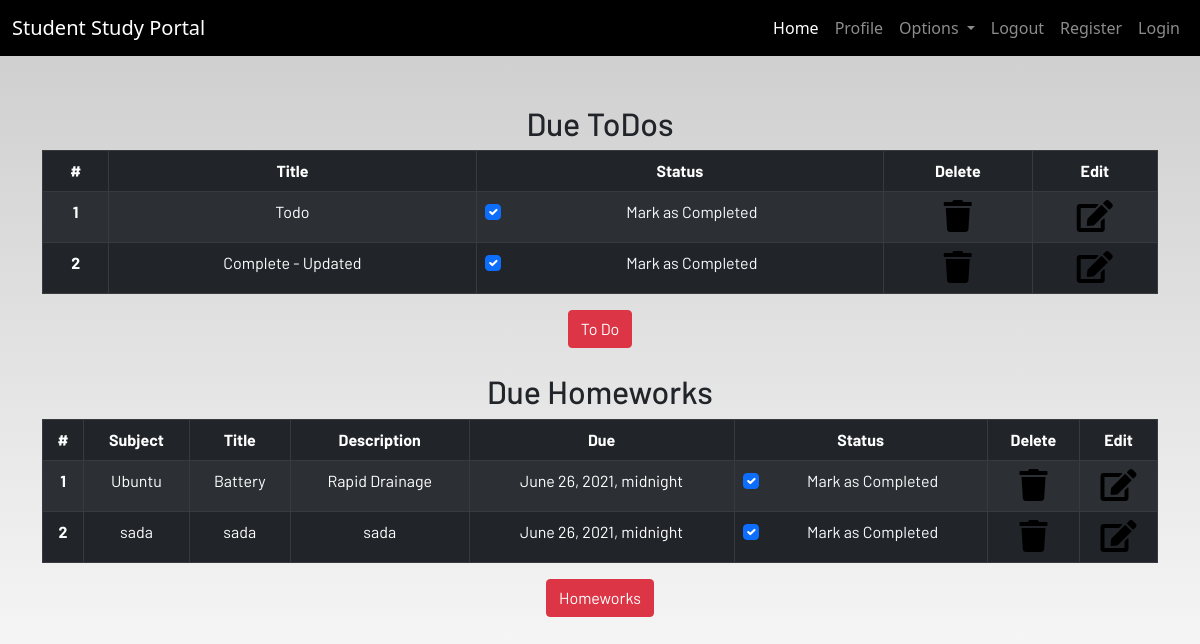
/profile/ (signed in), run on the app's committed database.
### myapp/models.py (models this page shows, shortened)
class Todo(models.Model):
    user = models.ForeignKey(User, on_delete=models.CASCADE)
    title = models.CharField(max_length=100)
    is_complete = models.BooleanField(default=False)

class Homework(models.Model):
    user = models.ForeignKey(User, on_delete=models.CASCADE)
    subject = models.CharField(max_length=50)
    title = models.CharField(max_length=50)
    description = models.TextField()
    due = models.DateTimeField()
    is_complete = models.BooleanField(default=False)

### myapp/views.py (the view)
# urls.py: path('profile/', views.profile, name="profile"),
@login_required
def profile(request):
    homeworks = Homework.objects.filter(is_complete = False, user = request.user)
    todos = Todo.objects.filter(is_complete = False, user = request.user)
    if len(homeworks) == 0:
        homework_done = True
    else:
        homework_done = False
    if len(todos) == 0:
        todo_done = True
    else:
        todo_done = False
    context = {
        'homeworks': homeworks,
        'todos': todos,
        'homework_done':homework_done,
        'todo_done': todo_done
    }
    return render(request, 'dashboard/profile.html', context)

### templates/dashboard/profile.html
{% extends 'dashboard/base.html' %}
{% load static %}
{% load crispy_forms_tags%}
{% block content %}
<section class="text-center">
    <div class="container">
        {% if not todo_done %}
        <h2>Due ToDos</h2>
        <table class="table table-striped table-bordered table-hover table-dark">
            <thead>
                <tr>
                    <th scope="col">#</th>
                    <th scope="col">Title</th>
                    <th scope="col">Status</th>
                    <th scope="col">Delete</th>
                    <th scope="col">Edit</th>
                </tr>
            </thead>
            <tbody>
                {% for todo in todos %}
                <tr>
                    <th scope="row">{{forloop.counter}}</th>
                    <td>{{todo.title}}</td>
                    <td>
                        <a href="{% url 'marktodo' todo.id%}">
                            <div class="form-check">
                                <input class="form-check-input" type="checkbox" value="" checked id=2>
                                <label class="form-check-label text-light" for="flexCheckDefault">
                                    Mark as Completed
                                </label>
                            </div>
                        </a>
                    </td>
                    <td><a href="{% url 'deletetodo' todo.id%}"><i class="fa fa-trash fa-2x"></i></a></td>
                    <td><a href="{% url 'update_todo' todo.id%}"><i class="fa fa-edit fa-2x"></i></a></td>
                </tr>
                {% endfor %}
            </tbody>
        </table>
        {% else %}
        <h3>All To dos are completed!!!!</h3>
        {% endif %}
        <a href="{% url 'todo'%}" class="btn btn-danger">To Do</a>
        <br><br>
        {% if not homework_done %}
        <h2>Due Homeworks</h2>
        <table class="table table-striped table-bordered table-hover table-dark">
            <thead>
                <tr>
                    <th scope="col">#</th>
                    <th scope="col">Subject</th>
                    <th scope="col">Title</th>
                    <th scope="col">Description</th>
                    <th scope="col">Due</th>
                    <th scope="col">Status</th>
                    <th scope="col">Delete</th>
                    <th scope="col">Edit</th>
                </tr>
            </thead>
            <tbody>
            {% for homework in homeworks %}
                <tr>
                    <th scope="row">{{forloop.counter}}</th>
                    <td>{{homework.subject}}</td>
                    <td>{{homework.title}}</td>
                    <td>{{homework.description}}</td>
                    <td>{{homework.due}}</td>
                    <td>
                        <a href="{% url 'mark_homework' homework.id %}">
                            <div class="form-check">
                                <input class="form-check-input" type="checkbox" value="" checked id=2>
                                <label class="form-check-label text-light" for="flexCheckDefault">
                                    Mark as Completed
                                </label>
                            </div>
                        </a>
                    </td>
                    <td><a href="/delete-homework/{{homework.id}}"><i class="fa fa-trash fa-2x"></i></a></td>
                <td><a href="/update-homework/{{homework.id}}"><i class="fa fa-edit fa-2x"></i></a></td>
                </tr>
                {% endfor %}
            </tbody>
        </table>
        {% else %}
        <h3>All homeworks are completed!!!!</h3>
{% endif %}
        <a href="#" class="btn btn-danger">Homeworks</a>
    </div>
</section>
{% endblock content %}

### static/css/main.css (style rules this page uses)
html { scroll-behavior: smooth; height: 100%; width: 100%; }
a { text-decoration: none !important; color: black; }
html, body { max-width: 100%; overflow-x: hidden; height: 100%; width: 100%; }
body { background: linear-gradient(rgba(0, 0, 0, 0.2), rgba(255, 255, 255, 0.5)); overflow-x: hidden; background-repeat: no-repeat; }
.fa { color: black; }

### data on the page
Todo: title "Todo"
Todo: title "Complete - Updated"
Homework: subject "Ubuntu", title "Battery", description "Rapid Drainage", due "June 26, 2021, midnight"
Homework: subject "sada", title "sada", description "sada", due "June 26, 2021, midnight"
